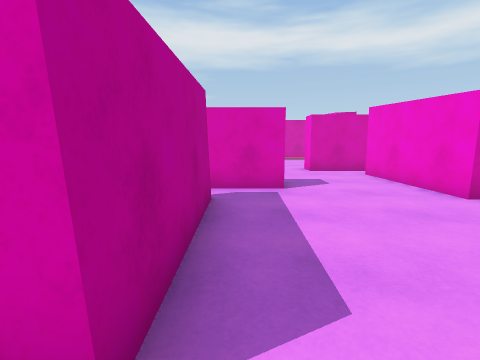
view 1 (above)

24 first-person views from a walk through a 3-D level made in the Unity game engine. The camera is 1.2 m above the floor, tilts 8° down and sees 85° across. The floor is counted in squares, 1 m on a side. Each view is taken from the middle of a square. On the plan, view 1 faces up. The plan holds only what a view shows up to about 12 squares ahead; the rest is blank. The place goes on beyond the plan. The player character is not drawn.

view 2
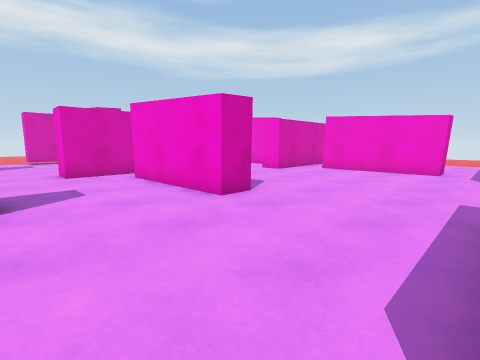

view 3
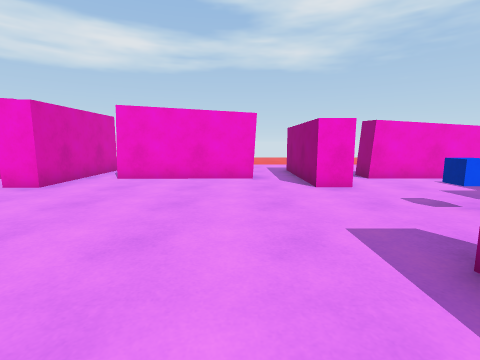

view 4
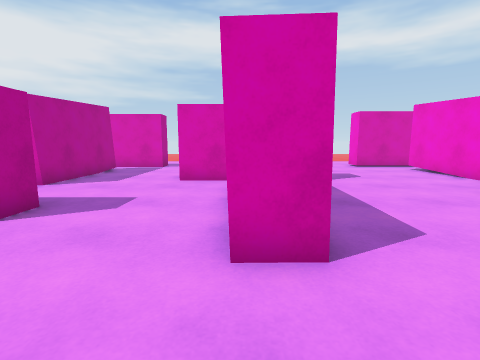

view 5
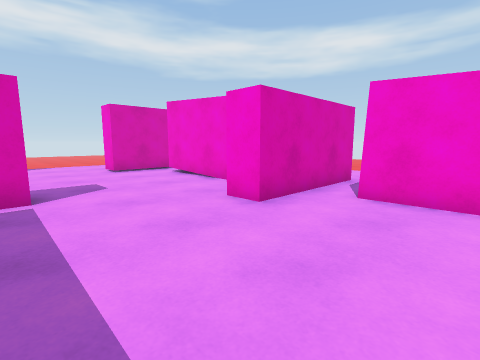

view 6
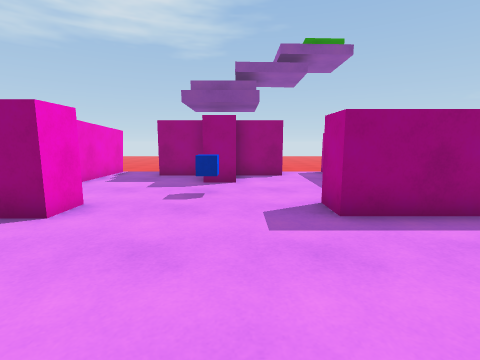

view 7
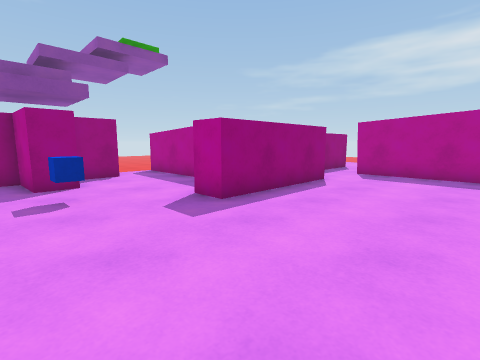

view 8
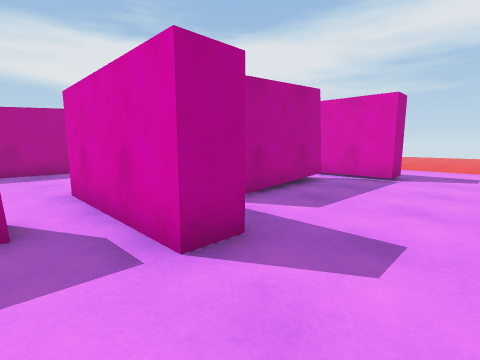

view 9
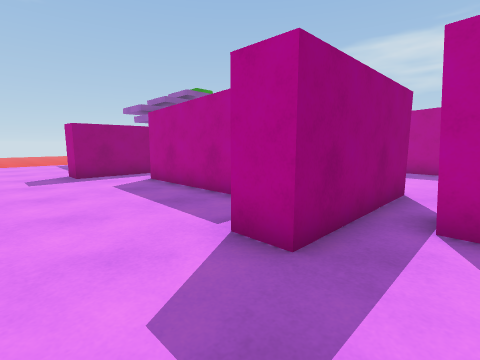

view 10
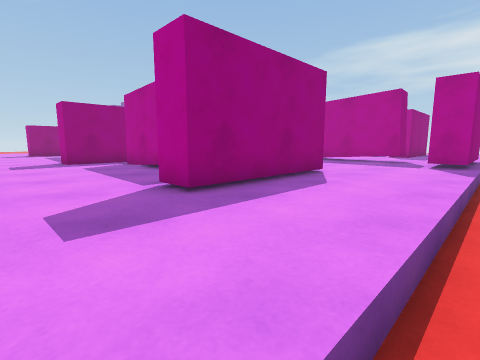

view 11
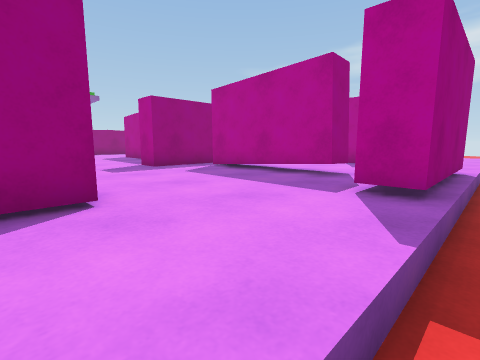

view 12
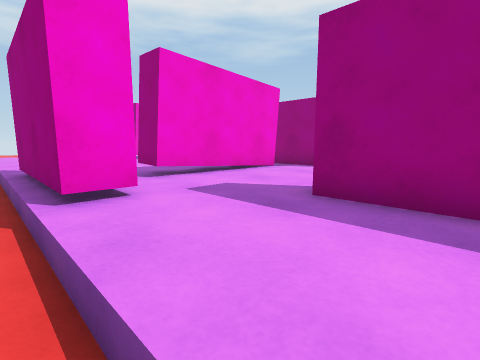

view 13
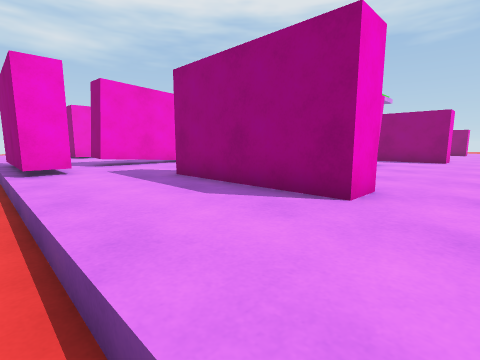

view 14
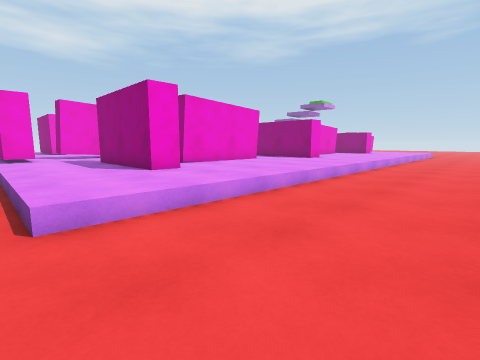

view 15
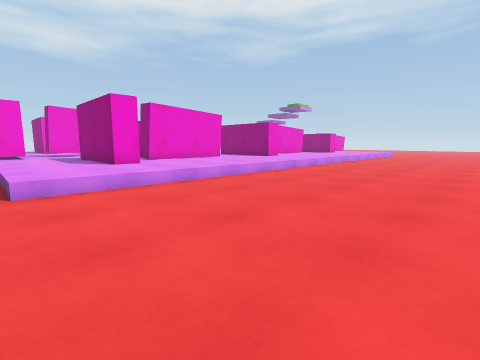

view 16
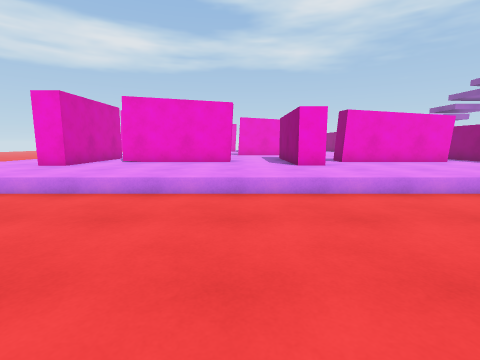

view 17
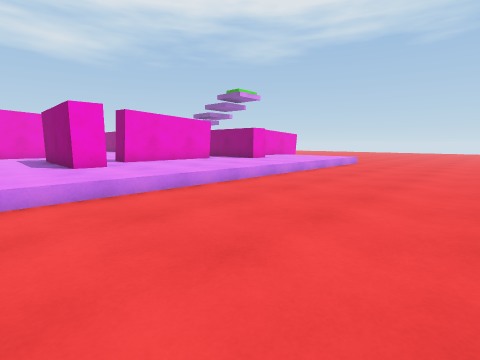

view 18
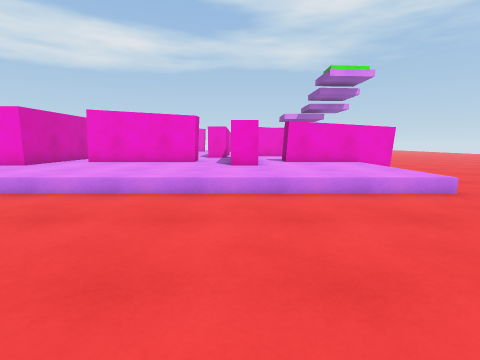

view 19
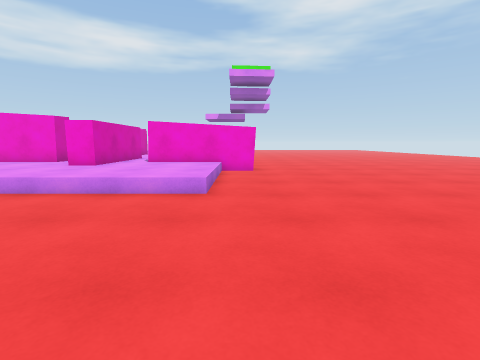

view 20
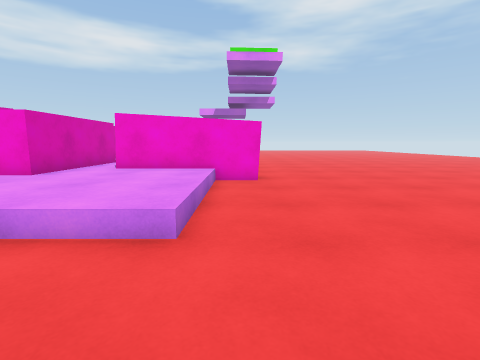

view 21
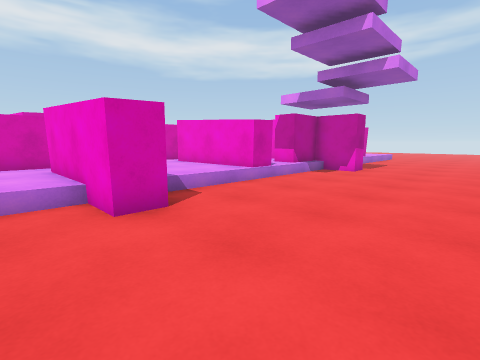

view 22
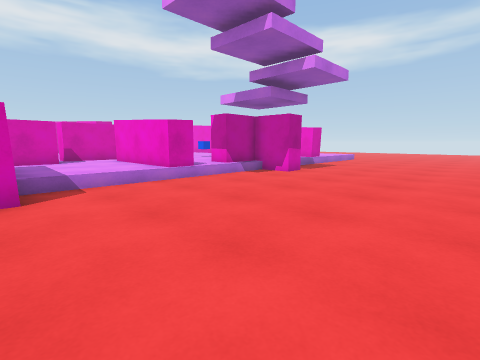

view 23
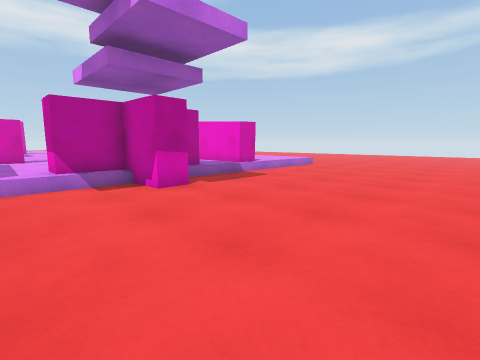

view 24
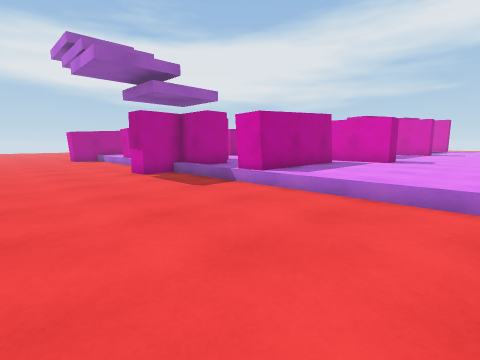

### Floor plan
Key: @ floor where view 1 was taken; # wall or solid block; x gap in a wall; . main floor; - floor 0.5 m lower than the main floor; / step, stairs or slope; C blue cube; T thing the floor can be seen under or through.
Columns run from 14 left of view 1 to 19 right of it. Each row starts with its distance up from view 1.
 21 ---------------------------------
 20 -------/.........#####...........
 19 -------/.........#   #...........
 18 -------/...........TT............
 17 -------/...#####...TT....#####...
 16 -------/...#####...TT....#####...
 15 -------/....##.....T#......##....
 14 -------/....##.....##......##....
 13 -------/....##.....x.......##....
 12 -------/....##....####.....##....
 11 -------/....##.............##....
 10 -------/...........##............
  9  ------/...........##.....####...
  8  ------/...#####...##............
  7  ------/...#####...##......##....
  6  ------/...........##......##....
  5  ------/....##.............##....
  4  ------/....##.............##....
  3  ------/....##.............##....
  2  ------/....##...................
  1  ------/....##..#####....######..
  0  ------/......@ #   #....#  ###..
 -1  ------/...###  ..  ...C.........
 -2   -----/...#####..#........##..../
 -3   -----/.....x....#...##...##..../
 -4   -----/.....#....#...##...##..../
 -5   -----/.....#....#..#####.##..../
 -6   -----//////#////#//#####/##/////
 -7  ------------#--------##----------
 -8   --------------------------------
 -9    -------------------------------
-10     ------------------------------
-11      -----------------------------
-12       ----------------------------
-13        ---------------------------
-14         -----------------------

Where each view was taken, in squares from view 1:
view 1: 0 up, 0 right, facing up
view 2: 1 up, 1 right, facing up-right
view 3: 3 up, 4 right, facing right
view 4: 3 up, 5 right, facing up
view 5: 5 up, 7 right, facing up-right
view 6: 5 up, 8 right, facing down
view 7: 5 up, 10 right, facing down-left
view 8: 7 up, 18 right, facing up-left
view 9: 11 up, 18 right, facing down-left
view 10: 21 up, 18 right, facing down-left
view 11: 21 up, 12 right, facing down-left
view 12: 21 up, 1 left, facing down-right
view 13: 21 up, 5 left, facing down-right
view 14: 21 up, 11 left, facing down-right
view 15: 21 up, 14 left, facing down-right
view 16: 10 up, 13 left, facing right
view 17: 10 up, 13 left, facing down-right
view 18: 1 down, 13 left, facing right
view 19: 7 down, 13 left, facing right
view 20: 7 down, 10 left, facing right
view 21: 12 down, 3 left, facing up-right
view 22: 14 down, 1 left, facing up-right
view 23: 14 down, 5 right, facing up-right
view 24: 12 down, 19 right, facing up-left
